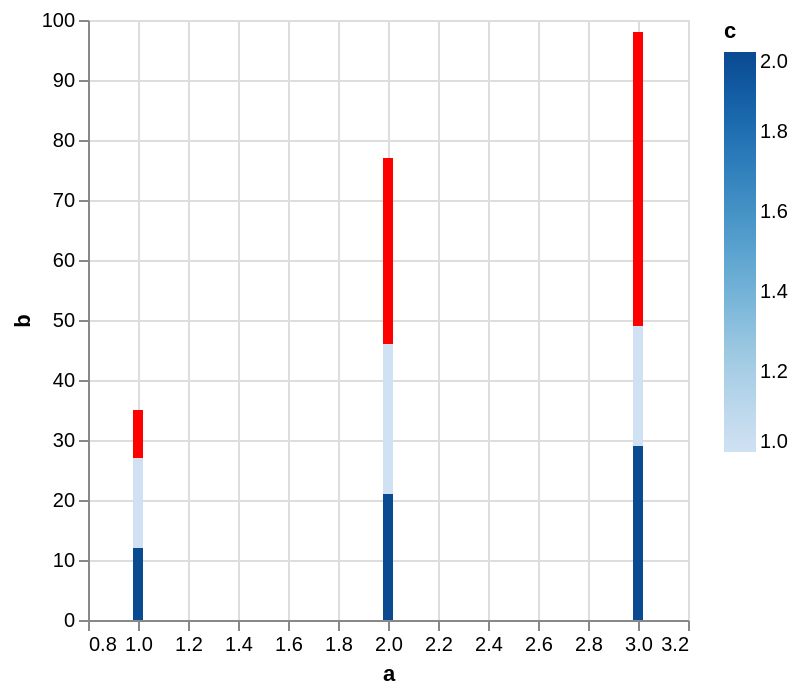

Specify this chart in Vega-Lite:
### Vega specification from a JSON file in a GitHub repository (floating-point values rounded to 4 significant figures)
{"$schema": "https://vega.github.io/schema/vega/v5.json", "description": "Testing invalid", "background": "white", "padding": 5, "width": 300, "height": 300, "style": "cell", "data": [{"name": "source_0", "values": [{"a": 1, "b": 15, "c": 1}, {"a": 2, "b": 25, "c": 1}, {"a": 3, "b": 20, "c": 1}, {"a": 1, "b": 12, "c": 2}, {"a": 2, "b": 21, "c": 2}, {"a": 3, "b": 29, "c": 2}, {"a": 1, "b": 8, "c": null}, {"a": 2, "b": 31, "c": null}, {"a": 3, "b": 49, "c": null}]}, {"name": "data_0", "source": "source_0", "transform": [{"type": "stack", "groupby": ["a"], "field": "b", "sort": {"field": ["c"], "order": ["descending"]}, "as": ["b_start", "b_end"], "offset": "zero"}]}], "marks": [{"name": "marks", "type": "rect", "style": ["bar"], "from": {"data": "data_0"}, "encode": {"update": {"fill": [{"test": "!isValid(datum[\"c\"]) || !isFinite(+datum[\"c\"])", "value": "red"}, {"scale": "color", "field": "c"}], "tooltip": {"signal": "{\"a\": format(datum[\"a\"], \"\"), \"b\": format(datum[\"b\"], \"\"), \"c\": format(datum[\"c\"], \"\")}"}, "ariaRoleDescription": {"value": "bar"}, "description": {"signal": "\"a: \" + (format(datum[\"a\"], \"\")) + \"; b: \" + (format(datum[\"b\"], \"\")) + \"; c: \" + (format(datum[\"c\"], \"\"))"}, "xc": [{"test": "!isValid(datum[\"a\"]) || !isFinite(+datum[\"a\"])", "signal": "scale('x', inrange(0, domain('x')) ? 0 : domain('x')[0])"}, {"scale": "x", "field": "a"}], "width": {"value": 5}, "y": {"scale": "y", "field": "b_end"}, "y2": {"scale": "y", "field": "b_start"}}}}], "scales": [{"name": "x", "type": "linear", "domain": {"data": "data_0", "field": "a"}, "range": [0, {"signal": "width"}], "nice": true, "zero": false, "padding": 5}, {"name": "y", "type": "linear", "domain": {"data": "data_0", "fields": ["b_start", "b_end"]}, "range": [{"signal": "height"}, 0], "nice": true, "zero": true}, {"name": "color", "type": "linear", "domain": {"data": "data_0", "field": "c"}, "range": "ramp", "interpolate": "hcl", "zero": false}], "axes": [{"scale": "x", "orient": "bottom", "gridScale": "y", "grid": true, "tickCount": {"signal": "ceil(width/40)"}, "domain": false, "labels": false, "aria": false, "maxExtent": 0, "minExtent": 0, "ticks": false, "zindex": 0}, {"scale": "y", "orient": "left", "gridScale": "x", "grid": true, "tickCount": {"signal": "ceil(height/40)"}, "domain": false, "labels": false, "aria": false, "maxExtent": 0, "minExtent": 0, "ticks": false, "zindex": 0}, {"scale": "x", "orient": "bottom", "grid": false, "title": "a", "labelFlush": true, "labelOverlap": true, "tickCount": {"signal": "ceil(width/40)"}, "zindex": 0}, {"scale": "y", "orient": "left", "grid": false, "title": "b", "labelOverlap": true, "tickCount": {"signal": "ceil(height/40)"}, "zindex": 0}], "legends": [{"fill": "color", "gradientLength": {"signal": "clamp(height, 64, 200)"}, "title": "c"}], "config": {"mark": {"tooltip": true}}}
